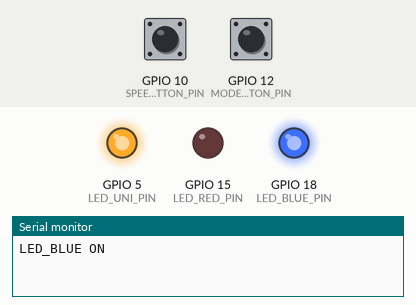
Recording of a program running on a simulated ESP32-S3. Parts: output pins drawn as LEDs (lit = HIGH), the last lines printed to the serial monitor. Dashed ring = blinking. The inputs (shaded band) are chosen by the test bench; at power-on: GPIO 10 (SPEED_BUTTON_PIN) HIGH, GPIO 12 (MODE_BUTTON_PIN) HIGH.

Above: at 1.2 s.
1.3 s: GPIO 10 (SPEED_BUTTON_PIN) pulled LOW for 0.15 s
4.3 s: GPIO 12 (MODE_BUTTON_PIN) pulled LOW for 0.15 s
At 4.63 s:
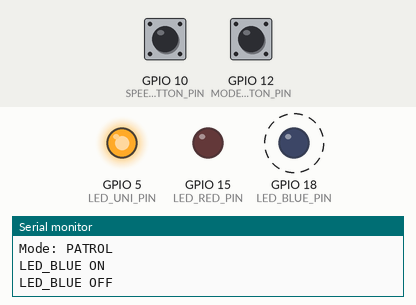
7.3 s: GPIO 10 (SPEED_BUTTON_PIN) pulled LOW for 1 s
10.3 s: GPIO 12 (MODE_BUTTON_PIN) pulled LOW for 1 s
At 12.9 s:
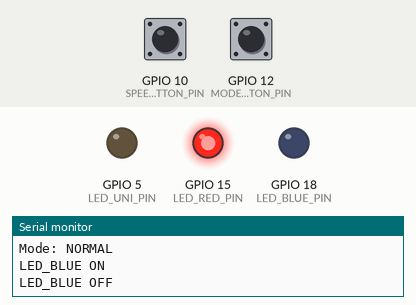
13.3 s: GPIO 12 (MODE_BUTTON_PIN) pulled LOW for 3.2 s
At 15.7 s:
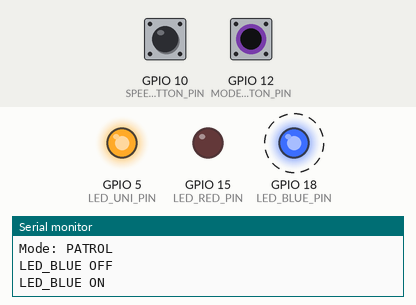
Timing chart, 0 to 20.5 s (numbered marks = the images above; inputs shaded):
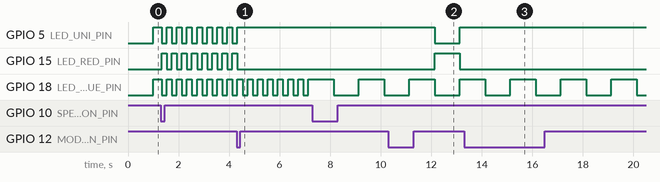

Measured:
- after the input at 4.3 s, GPIO 5 (LED_UNI_PIN): goes on until 4.3 s, then stays HIGH; GPIO 15 (LED_RED_PIN): goes on until 4.3 s, then stays LOW
- after the input at 10.3 s, GPIO 5 (LED_UNI_PIN): HIGH → LOW after 1.8 s, → HIGH 1.0 s later; GPIO 15 (LED_RED_PIN): LOW → HIGH after 1.8 s, → LOW 1.0 s later
- after the input at 13.3 s, GPIO 5 (LED_UNI_PIN): stops changing and stays HIGH; GPIO 15 (LED_RED_PIN): stops changing and stays LOW
- by itself, GPIO 5 (LED_UNI_PIN), GPIO 15 (LED_RED_PIN): alternates HIGH for 0.20 s and LOW for 0.20 s
- by itself, GPIO 18 (LED_BLUE_PIN): alternates HIGH for 1.0 s and LOW for 1.0 s

The program:

main.cpp
```cpp
#include <Arduino.h>

#define LED_RED_PIN 15
#define LED_BLUE_PIN 18
#define LED_UNI_PIN 5
#define SPEED_BUTTON_PIN 10
#define MODE_BUTTON_PIN 12

void setup()
{
    Serial.begin(115200);

    pinMode(LED_BLUE_PIN, OUTPUT);
    digitalWrite(LED_BLUE_PIN, LOW);

    pinMode(LED_RED_PIN, OUTPUT);
    digitalWrite(LED_RED_PIN, LOW);

    pinMode(LED_UNI_PIN, OUTPUT);
    digitalWrite(LED_UNI_PIN, LOW);

    pinMode(SPEED_BUTTON_PIN, INPUT_PULLUP);
    pinMode(MODE_BUTTON_PIN, INPUT_PULLUP);
}

void loop()
{
    static bool fastMode = false;
    static bool patrolMode = false;
    static bool ledState = false;
    static bool prevSpeedButtonState = HIGH;
    static bool prevModeButtonState = HIGH;
    static unsigned long blinkDelay = 1000;
    bool speedButtonState = digitalRead(SPEED_BUTTON_PIN);
    if (prevSpeedButtonState == HIGH && speedButtonState == LOW)
    {
        delay(30);
        fastMode = !fastMode;
        if (fastMode)
        {
            blinkDelay = 200;
            Serial.println("Speed Mode: FAST");
        }
        else
        {
            blinkDelay = 1000;
            Serial.println("Speed Mode: SLOW");
        }
    }
    prevSpeedButtonState = speedButtonState;

    bool modeButtonState = digitalRead(MODE_BUTTON_PIN);
    if (prevModeButtonState == HIGH && modeButtonState == LOW)
    {
        delay(30);
        patrolMode = !patrolMode;

        if (patrolMode)
        {
            Serial.println("Mode: PATROL");
        }
        else
        {
            Serial.println("Mode: NORMAL");
        }
    }
    prevModeButtonState = modeButtonState;

    static unsigned long previousTime = 0;
    if (millis() - previousTime >= blinkDelay)
    {
        previousTime = millis();
        if (ledState)
        {
            digitalWrite(LED_BLUE_PIN, LOW);
            if (patrolMode)
            {
                pinMode(LED_UNI_PIN, INPUT);
            }
            else
            {
                pinMode(LED_UNI_PIN, OUTPUT);
                digitalWrite(LED_UNI_PIN, LOW);
                digitalWrite(LED_RED_PIN, HIGH);
            }

            ledState = false;
            Serial.println("LED_BLUE OFF");
        }
        else
        {
            digitalWrite(LED_BLUE_PIN, HIGH);
            digitalWrite(LED_RED_PIN, LOW);

            pinMode(LED_UNI_PIN, OUTPUT);
            digitalWrite(LED_UNI_PIN, HIGH);

            ledState = true;
            Serial.println("LED_BLUE ON");
        }
    }
}
```
